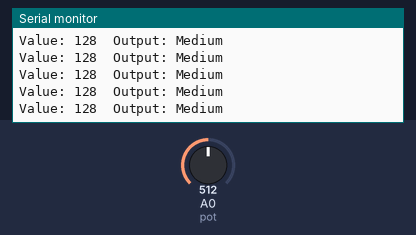
A sketch run on a simulated Arduino Uno, built with avr-gcc and run on an emulated ATmega328P. Parts: the last lines printed to the serial monitor. The test bench sets the inputs (shaded band); at power-on: A0 (pot) = 512.

Above: at 1.2 s.
1.3 s: A0 (pot) set to 716
At 2.2 s:
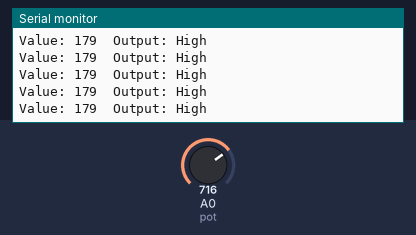
3.2 s: A0 (pot) set to 900
At 4.3 s:
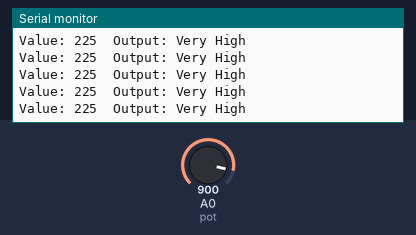
5.1 s: A0 (pot) set to 1023
At 5.7 s:
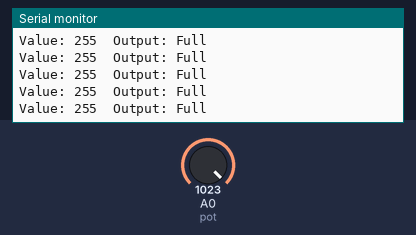
7.0 s: A0 (pot) set to 511
At 7.7 s:
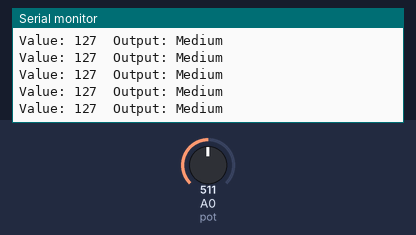
10.0 s: A0 (pot) set to 306
At 10.6 s:
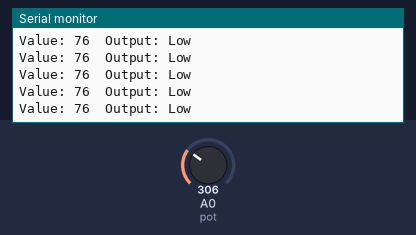
11.9 s: A0 (pot) set to 194
At 13.0 s:
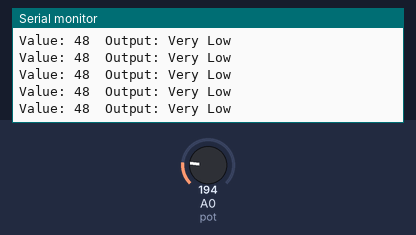

Measured:
- after the input at 1.3 s, the serial monitor: prints a new line after 0.08 s (image 1)
- after the input at 3.2 s, the serial monitor: prints a new line after 0.07 s (image 2)
- after the input at 5.1 s, the serial monitor: prints a new line after 0.08 s (image 3)
- after the input at 7.0 s, the serial monitor: prints a new line after 0.08 s (image 4)
- after the input at 10.0 s, the serial monitor: prints a new line after 0.08 s (image 5)
- after the input at 11.9 s, the serial monitor: prints a new line after 0.07 s (image 6)

The sketch:

Pot_Val_To_Serial-1.0.0.ino
```cpp
// Version: 1.0.0
// Created By: Jmere36
// Purpose: To read the value of a potentiometer or other sensors through the serial monitor
// Has been tested through the serial monitor and is very accurate for everyday use
// This can add many functionalities to your build including: using a sensor to debug if it is working the way it is intended
// If there's any issues or questions please contact my email at: jmere36@icloud.com

// Pot (potentiometer) or other input is connected to pin A0

// Change Log:
// (1.0.0) Created 1.0.0 with improved serial monitor experiences

const int pot = A0;
  // Adds the input connected
int val = 0;
  // Adds the int val to measure the value of A0
void setup() {
Serial.begin(9600);
  // Starts the serial communication between the arduino and your pc
}

void loop() {
val = analogRead(pot);
  // Makes val equal the value of the pot/sensor
val = val / 4;
  // Scales val by 4 so that the output can work correctley (from previous project)
Serial.print("Value: ");
Serial.print(val);
Serial.print("\t");
  //  Prints to the serial communication the exact value and leaves a space of 'tab' (\t) for future use
if (val == 255) {
  // If value equals 255 continue
  Serial.println("Output: Full");
    // Print to serial output is full
}
if (val > 204 && val != 255) {
  // If val is greater than 204 and not equal to 255 continue
  Serial.println("Output: Very High");
    // Print to serial output is very high
}
if (val <= 204 && val > 153) {
  // If value is less than or equal to 204 and is greater than 153 continue
  Serial.println("Output: High");
    // Print to serial output is high
}
if (val <= 153 && val > 102) {
  // If value is less than or equal to 153 and is greater than 102 continue
  Serial.println("Output: Medium");
    // Print to serial output is medium
}
if (val <= 102 && val > 51) {
  // If value is less than or equal to 102 and is greater than 51 continue
  Serial.println("Output: Low");
    // Print to serial output is low
}
if (val <= 51 && val > 0) {
  // If value is less than or equal to 51 and is greater than 0 continue
  Serial.println("Output: Very Low");
    // Print to serial output is very low
}
if (val == 0) {
  // If value equals 0 continue
  Serial.println("Output: Off");
    // Print to serial output is off
}
}
```
